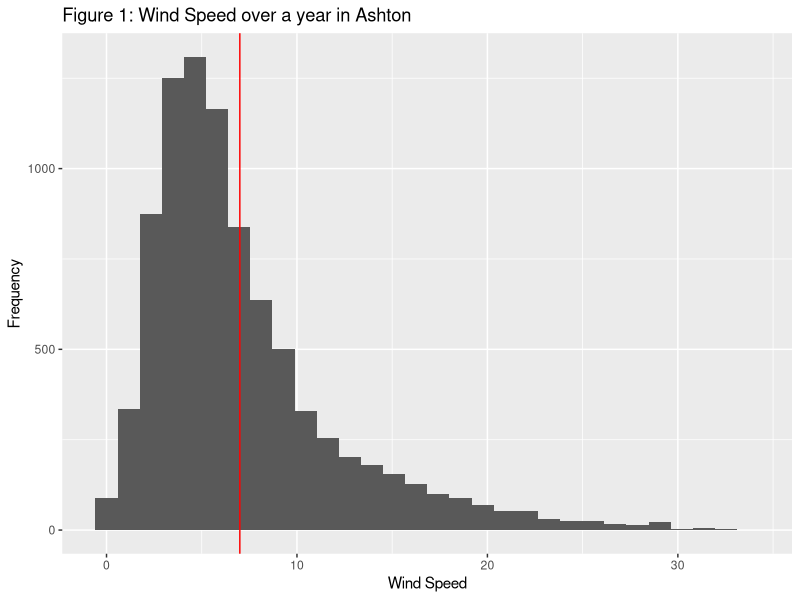
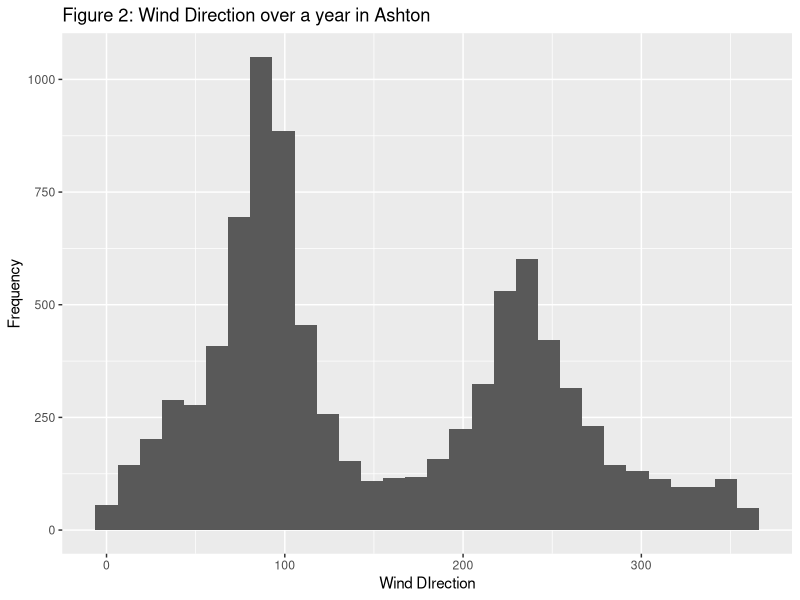
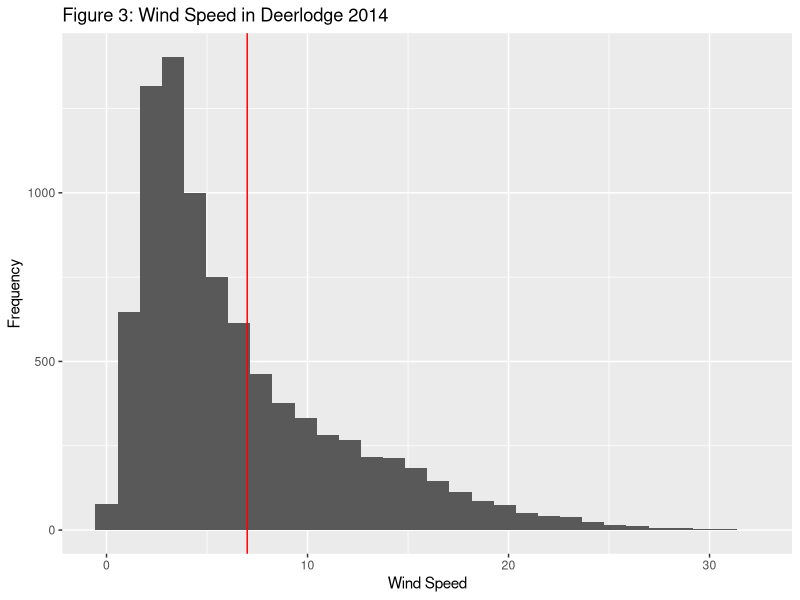
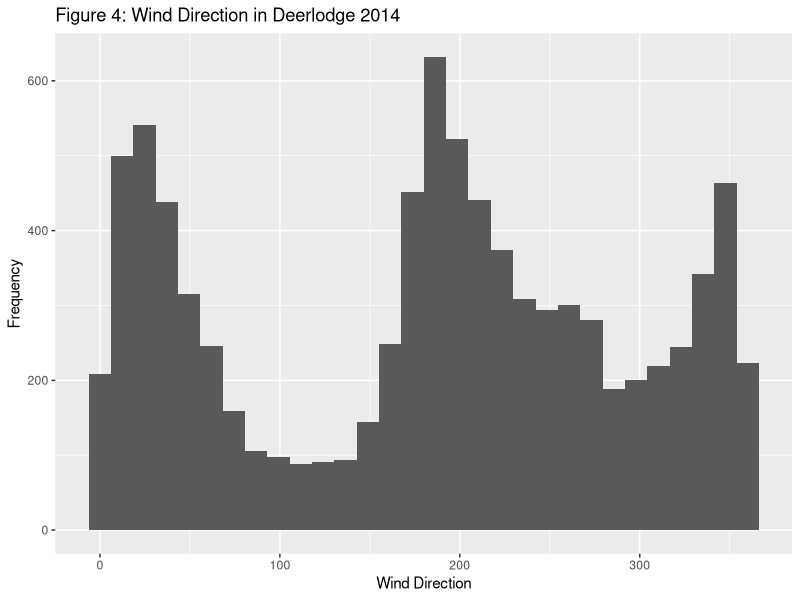
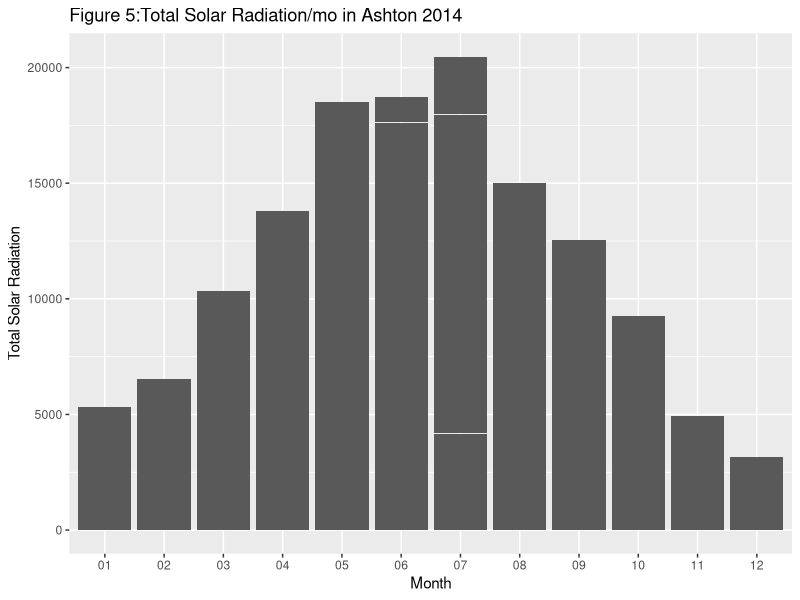
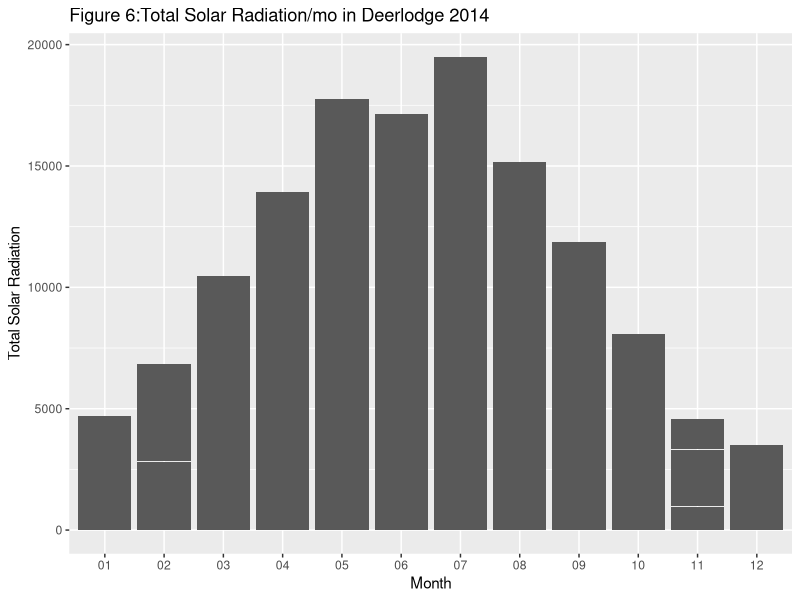
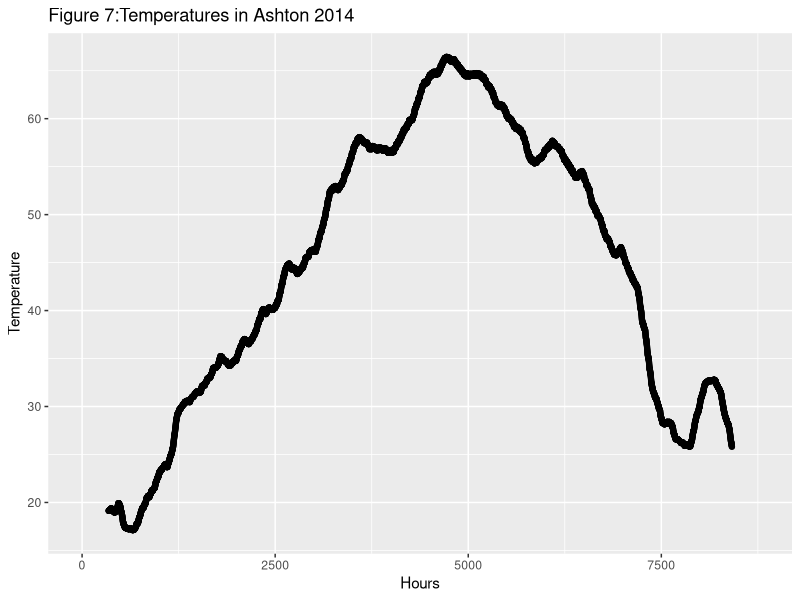
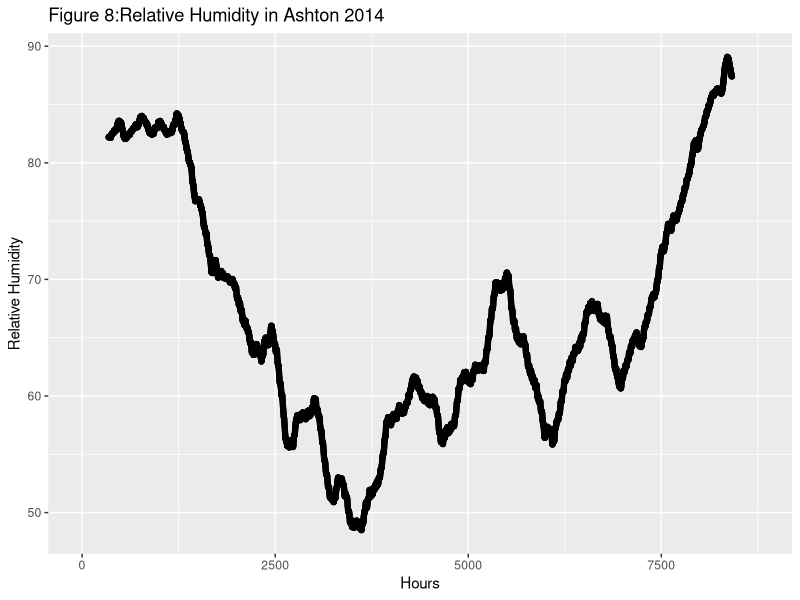

Source code (R) for these figures, in order:
## ---- chunk 1
knitr::opts_chunk$set(echo = FALSE)
library(ggplot2)
library(tidyverse)
library(lubridate)
## ---- chunk 2
Ashton <- read.table('Ashton14.txt', header = TRUE)
Deerlodge <- read.table('Deerlodge14.txt', header = TRUE)
## ---- chunk 3
names(Ashton)

names(Deerlodge)

## ---- chunk 4
Ashton$Total_hours<- seq(0, length.out=nrow(Ashton), by=1)
Deerlodge$Total_hours<- seq(0, length.out=nrow(Deerlodge), by=1)
## ---- chunk 5
Ashton$Month <- strftime(as.Date(Ashton$DATE, "%m/%d/%Y"),"%m")
Deerlodge$Month <- strftime(as.Date(Deerlodge$DATE, "%m/%d/%Y"), "%m")
## ---- chunk 6
ggplot(Ashton, aes(WS)) + geom_histogram() + ggtitle("Figure 1: Wind Speed over a year in Ashton") + geom_vline(xintercept = 7, color = "red") + labs(x= "Wind Speed", y = "Frequency")
ggplot(Ashton, aes(WD)) + geom_histogram() + ggtitle("Figure 2: Wind Direction over a year in Ashton") + labs(x= "Wind DIrection", y = "Frequency")
## ---- chunk 7
ggplot(Deerlodge, aes(WS)) + geom_histogram() + ggtitle("Figure 3: Wind Speed in Deerlodge 2014") + geom_vline(xintercept = 7, color = "red") + labs(x= "Wind Speed", y = "Frequency")
ggplot(Deerlodge, aes(WD)) + geom_histogram() + ggtitle("Figure 4: Wind Direction in Deerlodge 2014") + labs(x= "Wind Direction", y = "Frequency")
## ---- chunk 8
ggplot(Ashton, aes(Month, SI)) + geom_col() + ggtitle("Figure 5:Total Solar Radiation/mo in Ashton 2014") + labs(x= "Month", y = "Total Solar Radiation")
ggplot(Deerlodge, aes(Month, SI)) + geom_col() + ggtitle("Figure 6:Total Solar Radiation/mo in Deerlodge 2014") + labs(x= "Month", y = "Total Solar Radiation")
## ---- chunk 9
window = rep(1/23,23)
OBM_AVG = stats::filter(Ashton$OBM,
filter = window,
method = 'convolution',
sides = 2,
circular = FALSE)
Ashton$OBM_AVG <- OBM_AVG

#for Solar radiation
SI_AVG = stats::filter(Ashton$SI,
filter = window,
method = 'convolution',
sides = 2,
circular = FALSE)
Ashton$SI_AVG <- SI_AVG

#for Wind Speed
WS_AVG = stats::filter(Ashton$WS,
filter = window,
method = 'convolution',
sides = 2,
circular = FALSE)
Ashton$WS_AVG <- WS_AVG

## ---- chunk 10
window = rep(1/(23*30),(23*30))
OBM_MONTH_AVG = stats::filter(Ashton$OBM,
filter = window,
method = 'convolution',
sides = 2,
circular = FALSE)
Ashton$OBM_MONTH_AVG <- OBM_MONTH_AVG
ggplot(Ashton, aes(Total_hours, OBM_MONTH_AVG)) + geom_point() + ggtitle("Figure 7:Temperatures in Ashton 2014") + labs(x= "Hours", y = "Temperature")

#Relative Humidity
window = rep(1/(23*30),(23*30))
TU_MONTH_AVG = stats::filter(Ashton$TU,
filter = window,
method = 'convolution',
sides = 2,
circular = FALSE)
Ashton$TU_MONTH_AVG <- TU_MONTH_AVG
ggplot(Ashton, aes(Total_hours, TU_MONTH_AVG)) + geom_point() + ggtitle("Figure 8:Relative Humidity in Ashton 2014") + labs(x= "Hours", y = "Relative Humidity")

#wind speed
WS_MONTH_AVG = stats::filter(Ashton$WS,
filter = window,
method = 'convolution',
sides = 2,
circular = FALSE)
Ashton$WS_MONTH_AVG <- WS_MONTH_AVG
ggplot(Ashton, aes(Total_hours, WS_MONTH_AVG)) + geom_point() + ggtitle("Figure 9:Wind Speed in Ashton 2014") + labs(x= "Hours", y = "Wind Speed")

#Solar Irradiance
SI_MONTH_AVG = stats::filter(Ashton$SI,
filter = window,
method = 'convolution',
sides = 2,
circular = FALSE)
Ashton$SI_MONTH_AVG <- SI_MONTH_AVG
ggplot(Ashton, aes(Total_hours, SI_MONTH_AVG)) + geom_point() + ggtitle("Figure 10:Solar Radiation in Ashton 2014") + labs(x= "Hours", y = "Solar Radiation")
## ---- chunk 11
window = rep(1/(23*30),(23*30))
OBM_MONTH_AVG = stats::filter(Deerlodge$OBM,
filter = window,
method = 'convolution',
sides = 2,
circular = FALSE)
Deerlodge$OBM_MONTH_AVG <- OBM_MONTH_AVG
ggplot(Deerlodge, aes(Total_hours, OBM_MONTH_AVG)) + geom_point() + ggtitle("Figure 11:Temperature in Deerlodge 2014") + labs(x= "Hours", y = "Temperature")

#Relative Humidity
TU_MONTH_AVG = stats::filter(Deerlodge$TU,
filter = window,
method = 'convolution',
sides = 2,
circular = FALSE)
Deerlodge$TU_MONTH_AVG <- TU_MONTH_AVG
ggplot(Deerlodge, aes(Total_hours, TU_MONTH_AVG)) + geom_point() + ggtitle("Figure 12:Relative Humidity in Deerlodge 2014") + labs(x= "Hours", y = "Relative Humidity")

#wind speed
WS_MONTH_AVG = stats::filter(Deerlodge$WS,
filter = window,
method = 'convolution',
sides = 2,
circular = FALSE)
Deerlodge$WS_MONTH_AVG <- WS_MONTH_AVG
ggplot(Deerlodge, aes(Total_hours, WS_MONTH_AVG)) + geom_point() + ggtitle("Figure 13:Wind Speed in Deerlodge 2014") + labs(x= "Hours", y = "Wind Speed")

#Solar Irradiance
SI_MONTH_AVG = stats::filter(Deerlodge$SI,
filter = window,
method = 'convolution',
sides = 2,
circular = FALSE)
Deerlodge$SI_MONTH_AVG <- SI_MONTH_AVG
ggplot(Deerlodge, aes(Total_hours, SI_MONTH_AVG)) + geom_point() + ggtitle("Figure 14:Solar Radiation in Deerlodge 2014") + labs(x= "Hours", y = "Solar Radiation")
## ---- chunk 12
Ashton_SIts<-ts(Ashton$SI,frequency = 24*7)
Ashton_SItscomponents <- decompose(Ashton_SIts, type = 'additive')
plot(Ashton_SItscomponents)
## ---- chunk 13
plot(Ashton_SItscomponents$seasonal[1:(24*7)])
## ---- chunk 14
Ashton_WSts<-ts(Ashton$WS,frequency = 24*7)
Ashton_WSts_components <- decompose(Ashton_WSts, type = 'additive')
plot(Ashton_WSts_components)

## ---- chunk 15
plot(Ashton_WSts_components$seasonal[1:(24*7)])
## ---- chunk 16
Deerlodge_SIts<-ts(Deerlodge$SI,frequency = 24*7)
Deerlodge_SItscomponents <- decompose(Deerlodge_SIts, type = 'additive')
plot(Deerlodge_SItscomponents)
## ---- chunk 17
plot(Deerlodge_SItscomponents$seasonal[1:(24*7)])
## ---- chunk 18
Deerlodge_WSts<-ts(Deerlodge$WS,frequency = 24*7)
Deerlodge_WSts_components <- decompose(Deerlodge_WSts, type = 'additive')
plot(Deerlodge_WSts_components)
## ---- chunk 19
plot(Deerlodge_WSts_components$seasonal[1:(24*7)])
## ---- chunk 20
acf(Ashton$SI,lag.max = (24*7),main="Figure 23: Ashton Solar Radiation Part-Correlation")
acf(Ashton$WS,lag.max = (24*7),main="Figure 24: Ashton Wind Speed Part-Correlation")
## ---- chunk 21
acf(Deerlodge$SI,lag.max = (24*7),main="Figure 25:Deerlodge Solar Radiation Part-Correlation")
acf(Deerlodge$WS,lag.max = (24*7),main="Figure 26:Deerlodge Wind Speed Part-Correlation")
## ---- chunk 22
pacf(Ashton$SI,lag.max = 24*7,main="Figure 27:Solar Radiation Partial AutoCorrelation")

pacf(Ashton$WS,lag.max = 24*7,main="Figure 28:Wind Speed Partial AutoCorrelation")

pacf(Deerlodge$SI,lag.max = 24*7,main="Figure 29:Solar Radiation Partial AutoCorrelation")

pacf(Deerlodge$WS,lag.max = 24*7,main="Figure 30:Wind Speed Partial AutoCorrelation")
## ---- chunk 23
ggplot(Ashton, aes(Total_hours, SI_MONTH_AVG)) + geom_point() + geom_point(data = Deerlodge, color = "red") + ggtitle("Figure 31:Solar Radiation in Ashton and Deerlodge 2014") + labs(x= "Hours", y = "Solar Radiation")
## ---- chunk 24
ggplot(Ashton, aes(Total_hours, WS_MONTH_AVG)) + geom_point() + geom_point(data = Deerlodge, color = "red") + ggtitle("Figure 32:Wind Speed in Ashton and Deerlodge 2014") + labs(x= "Hours", y = "Wind Speed")
